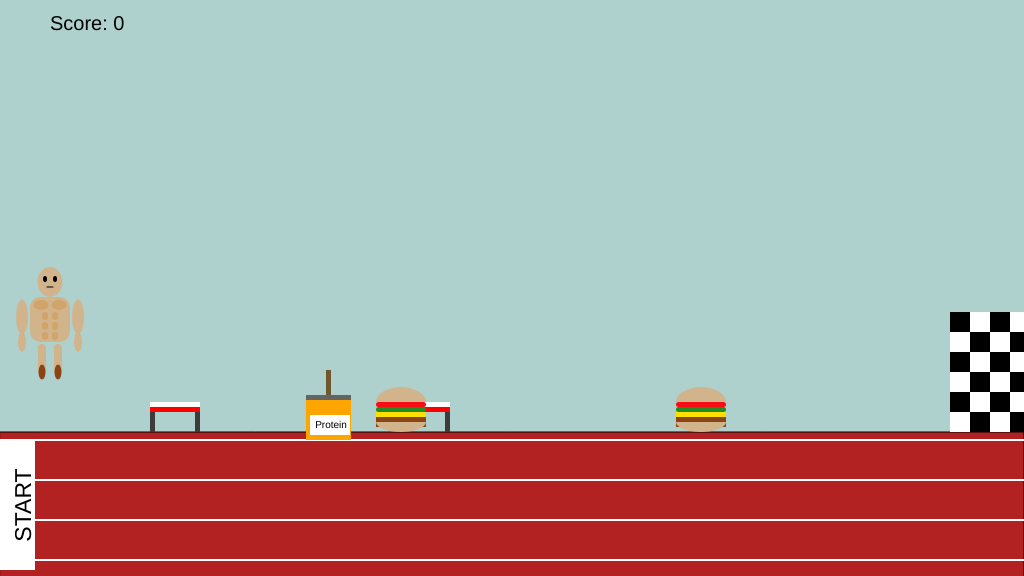
Frame 1 (no input)
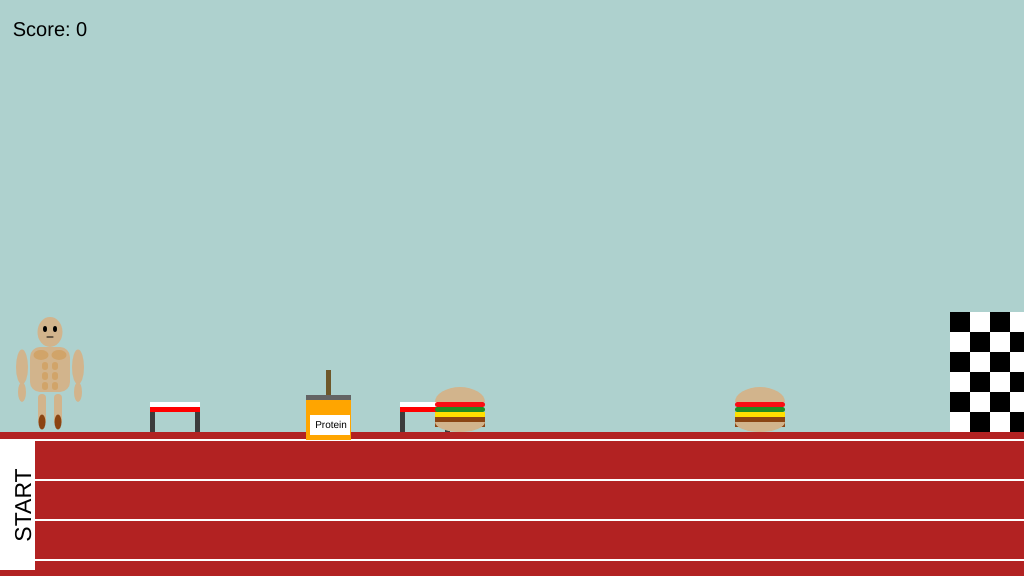
Frame 60 (no input)
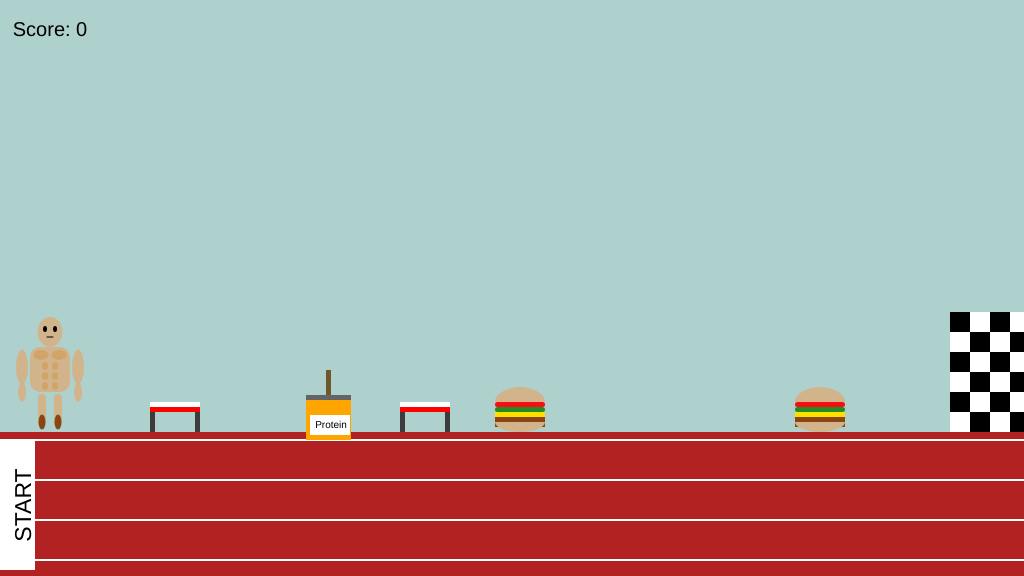
Frame 120 (the mouse pressed at the canvas centre since frame 60)

The p5.js sketch that drew these frames (run headless with seeded random() and noise() and a simulated clock; from frame 60 on, the mouse is pressed at the canvas centre):

// p5.js sketch
// ── sketch.js
//SYNTAX SISTERS - GAME BASED ON FITNESS AND WELLBEING

// Variables for the game
var athlete_x, athlete_y;
var RaceFloor;
var moveLeft = false, moveRight = false;
var protein_Shakes, burger, hurdles;
var score, lifeCount;
var speed = 0;
var maxSpeed = 5;
var friction = 0.9;
var EndLine_x = 950;
var level = 1;  // Game would start at level 1

// Setup function to start the game logic
function setup()
{
    createCanvas(1024, 576);
    RaceFloor = height * 3 / 4;
    lifeCount = 3;
    startGame();
}

// Draw function for my game
function draw()
{
    if (level === 1)
    {
        background(174, 209, 206);  // Day sky for level 1
    } else if (level === 2)
    {
        background(20, 24, 82);  // Night sky for level 2
    }

    //drawing the track
    drawTrack();

    // Display the score of the gamei
    drawScore();

    // Draw the athlete
    drawAthlete();

    // Draw the finishing line
    drawFinishLine();

    // Draw the hurdles on the track
    for (let i = 0; i < hurdles.length; i++)
    {
        hurdles[i].draw();
    }

    // Check and draw the protein shake to be collected 
    for (let i = 0; i < protein_Shakes.length; i++)
    {
        checkprotein_Shake(protein_Shakes[i]);
        drawprotein_Shake(protein_Shakes[i]);
    }

    // Draw each enemy and check for Impact
    for (let i = 0; i < burger.length; i++)
    {
        burger[i].draw();
        var isContact = burger[i].checkContact(athlete_x, athlete_y);
        if (isContact)
        {
            if (lifeCount > 0)
            {
                lifeCount--;
                startGame();  // Restart game after Impact
                break;
            }
        }
    }

    // Check for game over logic
    if (lifeCount < 1)
    {
        fill(255, 0, 0);
        textSize(40);
        textAlign(CENTER);
        text("Game over. Press space to restart the race.", width / 2, height / 2);
        if (keyIsPressed && keyCode === 32)
        {
            setup();
            startGame();
        }
        return;
    }

    // Move to level 2 when the finish line is reached (from level 1)
    if (athlete_x >= EndLine_x)
    {
        if (level === 1)
        {
            level = 2;  // Proceed to level 2
            startLevel2();
        } else
        {
            fill(0, 255, 0);
            textSize(40);
            textAlign(CENTER, CENTER);
            text("Congratulations, you finished the game!", width / 2, height / 2);
            noLoop();  // End the game when level 2 is completed
        }
        return;
    }

    // Check if the athlete is on a hurdle
    var isOnHurdle = false;
    for (let i = 0; i < hurdles.length; i++)
    {
        if (hurdles[i].checkImpact(athlete_x, athlete_y))
        {
            isOnHurdle = true;
            break;
        }
    }
    //START CODE - CODE REFERENCE TAKEN BY AARON YEO - FROM COURSERA NOTES ITP1 
    // Apply gravity if athlete is not on a hurdle
    if (!isOnHurdle && athlete_y < RaceFloor)
    {
        athlete_y += 5;
    } else if (athlete_y >= RaceFloor)
    {
    }
    //END CODE - CODE REFERENCE TAKEN BY AARON YEO - FROM COURSERA NOTES ITP1 

    // Control athlete's horizontal movement with speed and friction
    if (moveLeft) speed = max(-maxSpeed, speed - 0.5);
    if (moveRight) speed = min(maxSpeed, speed + 0.5);
    athlete_x += speed;
    speed *= friction;
}


// Draw the athlete (main character)
function drawAthlete()
{
    const adjustedY = athlete_y - 30; // Position a bit higher from the ground

    // Head of the athlete
    fill(210, 180, 140);
    ellipse(athlete_x, adjustedY - 70, 25, 30);

    // Eyes of the athlete
    fill(0);
    ellipse(athlete_x - 5, adjustedY - 73, 4, 6);
    ellipse(athlete_x + 5, adjustedY - 73, 4, 6);

    // Mouth of the athlete
    stroke(0);
    strokeWeight(1);
    line(athlete_x - 3, adjustedY - 65, athlete_x + 3, adjustedY - 65);

    // Torso of the athlete
    noStroke();
    fill(210, 180, 140);
    rect(athlete_x - 20, adjustedY - 55, 40, 45, 10);

    // Pecs of the athlete
    fill(209, 164, 105);
    ellipse(athlete_x - 9, adjustedY - 47, 15, 10);
    ellipse(athlete_x + 9, adjustedY - 47, 15, 10);

    // Abs of the athlete
    absAthlete(athlete_x - 8, athlete_x + 2, adjustedY - 40, adjustedY - 30, adjustedY - 20, 6, 8, 3);

    // Arms of the athlete
    armsAthlete(athlete_x - 28, athlete_x + 28, adjustedY - 35, adjustedY - 10, 12, 35, 8, 20);

    // Legs of the athlete
    legsAthlete(athlete_x - 12, athlete_x + 4, athlete_x - 8, athlete_x + 8, adjustedY - 8, adjustedY + 20, 8, 30, 5, 7, 15);
}

//legs of the athlete
function legsAthlete(x1, x2, x3, x4, y1, y2, sizeA, sizeB, sizeC, sizeD, sizeE)
{
    rect(x1, y1, sizeA, sizeB, sizeC);
    rect(x2, y1, sizeA, sizeB, sizeC);
    fill(139, 69, 19);
    ellipse(x3, y2, sizeD, sizeE);
    ellipse(x4, y2, sizeD, sizeE);
}

//arms of the athlete
function armsAthlete(x1, x2, y1, y2, sizeA, sizeB, sizeC, sizeD)
{
    fill(210, 180, 140);
    ellipse(x1, y1, sizeA, sizeB);
    ellipse(x2, y1, sizeA, sizeB);
    ellipse(x1, y2, sizeC, sizeD);
    ellipse(x2, y2, sizeC, sizeD);
}

//abs of the athlete
function absAthlete(x1, x2, y1, y2, y3, sizeX, sizeY, abs)
{
    rect(x1, y1, sizeX, sizeY, abs);
    rect(x2, y1, sizeX, sizeY, abs);
    rect(x1, y2, sizeX, sizeY, abs);
    rect(x2, y2, sizeX, sizeY, abs);
    rect(x1, y3, sizeX, sizeY, abs);
    rect(x2, y3, sizeX, sizeY, abs);
}

//draw the track
function drawTrack()
{
    // Draw the ground area for the track
    fill(178, 34, 34);
    rect(0, 432, 1024, 255);

    // Draw lane lines for track lanes
    stroke(255);
    strokeWeight(2);
    for (let i = 440; i < 576; i += 40)
    {
        line(0, i, width, i);
    }
    noStroke();

    // Draw start area
    fill(255);
    rect(0, 440, 35, 130);

    // Display start word text vertically in the start area
    push();
    translate(25, 505);
    rotate(-HALF_PI);
    fill(0);
    textSize(23);
    textAlign(CENTER, CENTER);
    text("START", 0, 0);
    pop();
}

// Draw the static finish line with a checkered pattern
function drawFinishLine()
{
    let size = 20;
    let numRows = 6;
    let numCols = Math.ceil(130 / size);

    for (var r = 0; r < numRows; r++)
    {
        for (var c = 0; c < numCols; c++)
        {
            if ((r + c) % 2 === 0)
            {
                fill(0);
            }
            else
            {
                fill(255);
            }
            let x = EndLine_x + c * size;
            let y = RaceFloor - (numRows - r) * size;
            rect(x, y, size, size);
        }
    }
}

//START CODE - CODE REFERENCE TAKEN BY AARON YEO - FROM COURSERA NOTES ITP1 
// Control key behavior for movement
function keyPressed()
{
    // Left arrow code 
    if (keyCode === 37) moveLeft = true;
    // Right arrow code
    else if (keyCode === 39) moveRight = true;
    // Up arrow for jump
    if (keyCode === 38) athlete_y -= 120;
}

// Stop movement when keys are released
function keyReleased()
{
    if (keyCode === 37) moveLeft = false;
    else if (keyCode === 39) moveRight = false;
}
//END CODE - CODE REFERENCE TAKEN BY AARON YEO - FROM COURSERA NOTES ITP1 

// Initialise or reset game state for level 1
function startGame()
{
    level = 1;
    athlete_x = 50;
    athlete_y = RaceFloor - 50;

    score = 0;
    burger = [new Enemy(700, RaceFloor - 10, 200), new Enemy(400, RaceFloor - 10, 200)];
    protein_Shakes = [{ x: 316, y: 430, isCollected: false }];
    hurdles = [createHurdle(150, 50), createHurdle(400, 50)];

    moveLeft = moveRight = false;
    speed = 0;
}

// Initialise or reset game state to proceed to level 2
function startLevel2()
{
    athlete_x = 50;
    athlete_y = RaceFloor - 50;
    score = 0;
    speed = 0;
    moveLeft = false;
    moveRight = false;

    //place enemies for level 2
    burger = [
        new Enemy(750, RaceFloor - 10, 150),
        new Enemy(500, RaceFloor - 10, 200)
    ];

    //place protein shakes for level 2
    protein_Shakes = [
        { x: 400, y: 430, isCollected: false },
        { x: 600, y: 430, isCollected: false }
    ];
    //place hurdles for level 2
    hurdles = [
        createHurdle(250, 50),
        createHurdle(500, 50),
        createHurdle(750, 50)
    ];
}

// Display current score
function drawScore()
{
    fill(0);
    noStroke();
    textSize(20);
    text("Score: " + score, 50, 30);
}

// Check if the protein is collected and increase score (if true)
function checkprotein_Shake(protein_Shake)
{
    if (!protein_Shake.isCollected && dist(athlete_x, athlete_y, protein_Shake.x, protein_Shake.y) < 20)
    {
        protein_Shake.isCollected = true;
        score += 1;
    }
}

// Draw each protein shake
function drawprotein_Shake(protein_Shake)
{
    if (!protein_Shake.isCollected)
    {
        // Straw for protein shake 
        fill(110, 87, 42);
        rect(protein_Shake.x + 10, protein_Shake.y - 60, 5, 25);

        fill(255, 165, 0);
        rect(protein_Shake.x - 10, protein_Shake.y - 30, 45, 40);

        fill(100);
        rect(protein_Shake.x - 10, protein_Shake.y - 35, 45, 5);

        fill(255);
        rect(protein_Shake.x - 6, protein_Shake.y - 15, 40, 20);

        fill(0);
        textSize(10);
        textAlign(CENTER, CENTER);
        text("Protein", protein_Shake.x + 15, protein_Shake.y - 5);
    }
}

// Create a hurdle object
function createHurdle(x, width)
{
    let hurdle = {
        x: x,
        y: RaceFloor,
        width: width,
        height: 30,

        draw: function ()
        {
            //draw side posts
            fill(60);
            rect(this.x, this.y - this.height, 5, this.height);
            rect(this.x + this.width - 5, this.y - this.height, 5, this.height);

            //draw top bar
            fill(255);
            rect(this.x, this.y - this.height, this.width, 5);

            //draw red line on top bar
            fill(255, 0, 0);
            rect(this.x, this.y - this.height + 5, this.width, 5);
        },

        //function to check if the athlete hits the hurdle
        checkImpact: function (athleteX, athleteY)
        {
            if (athleteX > this.x - 20 && athleteX < this.x + this.width + 20 && athleteY >= this.y - this.height)
            {
                return true;
            }
            return false;
        }
    };

    return hurdle;
}

// Burger enemy object (burger) 
function Enemy(x, y, range)
{
    this.x = x;
    this.y = y;
    this.range = range;
    this.currentX = x;
    this.inc = 1;

    this.update = function ()
    {
        this.currentX += this.inc;
        if (this.currentX >= this.x + this.range || this.currentX < this.x)
        {
            this.inc *= -1; //to reverse the direction
        }
    };

    this.draw = function ()
    {
        this.update();

        fill(210, 180, 140);
        arc(this.currentX, this.y - 20, 50, 30, PI, TWO_PI, CHORD);

        fill(250, 12, 20);
        rect(this.currentX - 25, this.y - 20, 50, 5, 5);

        fill(34, 139, 34);
        rect(this.currentX - 25, this.y - 15, 50, 5, 5);

        fill(255, 223, 0);
        rect(this.currentX - 25, this.y - 10, 50, 5);

        fill(139, 69, 19);
        rect(this.currentX - 25, this.y - 5, 50, 10);

        fill(210, 180, 140);
        arc(this.currentX, this.y, 50, 20, 0, PI, CHORD);
    };

    this.checkContact = function (gc_x, gc_y)
    {
        let distance = dist(gc_x, gc_y, this.currentX, this.y);
        return distance < 20;
    };
}

// ── athlete.js
//SYNTAX SISTERS - GAME BASED ON FITNESS AND WELLBEING

// Variables for the game
var athlete_x, athlete_y;
var RaceFloor;
var moveLeft = false, moveRight = false;
var protein_Shakes, burger, hurdles;
var score, lifeCount;
var speed = 0;   
var maxSpeed = 5;       
var friction = 0.9;     
var EndLine_x = 950;  
var level = 1;  // Game would start at level 1
var haveSun = true; //flag for the sun


// Setup function to start the game logic
function setup() {
    createCanvas(1024, 576);
    RaceFloor = height * 3 / 4;
    lifeCount = 3;
    startGame();

    clouds_xPos = [200, 700, 1200];
}

// Draw function for my game
function draw() {
    if (level === 1) {
        background(174, 209, 206);  // Day sky for level 1
    } else if (level === 2) {
        background(20, 24, 82);  // Night sky for level 2
    }

    // Ground lane
    fill(178, 34, 34);
    rect(0, 432, 1024, 255);

    // Track lanes
    stroke(255);
    strokeWeight(2);
    for (let i = 440; i < 576; i += 40) {
        line(0, i, width, i);
    }
    noStroke();

    if(athlete_x === 50 && athlete_y === 50){
        fill(255, 191, 0);
        textsize(50);
        text("Welcome!", 300, 100);
    }
    

    // Draw start area
    fill(255);
    rect(0, 440, 35, 130);

    // Display start word text vertically in the start area
    push();
    translate(25, 505);
    rotate(-HALF_PI);
    fill(0);
    textSize(23);
    textAlign(CENTER, CENTER);
    text("START", 0, 0);
    pop();

    // Display the score of the gamei
    drawScore();  
    
    // Draw the athlete
    drawAthlete();

    // Draw the finishing line
    drawFinishLine();

    //draw the sun
    sun(350, 100, 20, 70, 20, 70);
    
    //draw clouds
    drawClouds(150);
    
    // Draw the hurdles on the track
    for (let i = 0; i < hurdles.length; i++) {
        hurdles[i].draw();
    }

    // Code for the protein shake to be collected 
    for (let i = 0; i < protein_Shakes.length; i++) {
        checkprotein_Shake(protein_Shakes[i]);
        drawprotein_Shake(protein_Shakes[i]);
    }

    // Enemy checking for impact
    for (let i = 0; i < burger.length; i++) {
        burger[i].draw();
        var isContact = burger[i].checkContact(athlete_x, athlete_y);
        if (isContact) {
            if (lifeCount > 0) {
                lifeCount--;
                //Restart the game (call the function)
                startGame();  
                break;
            }
        }
    }

    // REFERENCED FROM AROON'S YEO CODE (number of lifes) 
    if (lifeCount < 1) {
        fill(255, 0, 0);
        textSize(40);
        textAlign(CENTER);
        text("YOU DIED! Press SPACE to restart the dash.", width / 2, height / 2);
        if (keyIsPressed && keyCode === 32) {
            setup();
            startGame();
        }
        return;
    }

    // Move to level 2 when the finish line is reached (from level 1)
    if (athlete_x >= EndLine_x) {
        if (level === 1) {
            level = 2;  // Proceed to level 2
            startLevel2();
        } else {
            fill(0, 255, 0);
            textSize(40);
            textAlign(CENTER, CENTER);
            text("Congrats, you completed the dash!", width / 2, height / 2);
            noLoop();  // End the game when level 2 is completed
        }
        return;
    }
    //END OF REFERENCE CODE 
    
    // Checking if the athlete is on a hurdle
    var isOnHurdle = false;
    for (let i = 0; i < hurdles.length; i++) {
        if (hurdles[i].checkImpact(athlete_x, athlete_y)) {
            isOnHurdle = true;
            break;
        }
    }
    
//START CODE - CODE REFERENCE TAKEN BY AARON YEO - FROM COURSERA NOTES ITP1 
    // Apply gravity if athlete is not on a hurdle
    if (!isOnHurdle && athlete_y < RaceFloor) {
        athlete_y += 5;
    } else if (athlete_y >= RaceFloor) {
    }
//END CODE - CODE REFERENCE TAKEN BY AARON YEO - FROM COURSERA NOTES ITP1 
    
    // Control athlete's horizontal movement with speed and friction
    if (moveLeft) speed = max(-maxSpeed, speed - 0.5);
    if (moveRight) speed = min(maxSpeed, speed + 0.5);
    athlete_x += speed;
    speed *= friction;
}


// Draw the athlete (main character)
function drawAthlete() {
    const adjustedY = athlete_y - 30; //Position of the athelte is a bit higher from the ground

    // Head of the athlete
    fill(210, 180, 140);
    ellipse(athlete_x, adjustedY - 70, 25, 30);

// Eyes of the athlete
    fill(0);
    ellipse(athlete_x - 5, adjustedY - 73, 4, 6);
    ellipse(athlete_x + 5, adjustedY - 73, 4, 6);

    // Mouth of the athlete
    stroke(0);
    strokeWeight(1);
    line(athlete_x - 3, adjustedY - 65, athlete_x + 3, adjustedY - 65);

    // Torso of the athlete
    noStroke();
    fill(210, 180, 140);
    rect(athlete_x - 20, adjustedY - 55, 40, 45, 10);

    // Pecs of the athlete
    fill(209, 164, 105);
    ellipse(athlete_x - 9, adjustedY - 47, 15, 10);
    ellipse(athlete_x + 9, adjustedY - 47, 15, 10);

    // Abs of the athlete
    absAthlete(athlete_x - 8, athlete_x + 2, adjustedY - 40, adjustedY - 30, adjustedY - 20, 6, 8, 3);

    // Arms of the athlete
    armsAthlete(athlete_x - 28, athlete_x + 28, adjustedY - 35, adjustedY - 10, 12, 35, 8, 20);

    // Legs of the athlete
    legsAthlete(athlete_x - 12, athlete_x + 4, athlete_x - 8, athlete_x + 8, adjustedY - 8, adjustedY + 20, 8, 30, 5, 7, 15);
}

//legs of the athlete
function legsAthlete(x1, x2, x3, x4, y1, y2, sizeA, sizeB, sizeC, sizeD, sizeE){
    rect(x1, y1, sizeA, sizeB, sizeC);
    rect(x2, y1, sizeA, sizeB, sizeC);
    fill(139, 69, 19);
    ellipse(x3, y2, sizeD, sizeE);
    ellipse(x4, y2, sizeD, sizeE);
}

//arms of the athlete
function armsAthlete(x1, x2, y1, y2, sizeA, sizeB, sizeC, sizeD){
    fill(210, 180, 140);
    ellipse(x1, y1, sizeA, sizeB);
    ellipse(x2, y1, sizeA, sizeB);
    ellipse(x1, y2, sizeC, sizeD);
    ellipse(x2, y2, sizeC, sizeD);
}

//abs of the athlete
function absAthlete(x1, x2, y1, y2, y3, sizeX, sizeY, abs){
    rect(x1, y1, sizeX, sizeY, abs);
    rect(x2, y1, sizeX, sizeY, abs);
    rect(x1, y2, sizeX, sizeY, abs);
    rect(x2, y2, sizeX, sizeY, abs);
    rect(x1, y3, sizeX, sizeY, abs);
    rect(x2, y3, sizeX, sizeY, abs);
}

// Draw the static finish line with a squared pattern
function drawFinishLine() {
    let squareSize = 20;
    let rows = 6;
    let cols = Math.ceil(130 / squareSize);

    for (let row = 0; row < rows; row++) {
        for (let col = 0; col < cols; col++) {
            fill((row + col) % 2 === 0 ? 0 : 255);
            rect(EndLine_x + col * squareSize, RaceFloor - (rows - row) * squareSize, squareSize, squareSize);
        }
    }
}

//START CODE - CODE REFERENCE TAKEN BY AARON YEO - FROM COURSERA NOTES ITP1 
// Control key behavior for movement
function keyPressed() {
    // Left arrow code 
    if (keyCode === 37) moveLeft = true; 
    // Right arrow code
    else if (keyCode === 39) moveRight = true;  
    // Up arrow for jump
    if (keyCode === 38) athlete_y -= 120;  
}

// Stop movement when keys are released
function keyReleased() {
    if (keyCode === 37) moveLeft = false;
    else if (keyCode === 39) moveRight = false;
}
//END CODE - CODE REFERENCE TAKEN BY AARON YEO - FROM COURSERA NOTES ITP1 

// Initialise or reset game state for level 1
function startGame() {
    level = 1;
    athlete_x = 50;
    athlete_y = RaceFloor - 50; 
    score = 0;
    burger = [new Enemy(700, RaceFloor - 10, 200), new Enemy(400, RaceFloor - 10, 200)];
    protein_Shakes = [{ x: 316, y: 430, isCollected: false }];
    hurdles = [createHurdle(150, 50), createHurdle(400, 50)];

    moveLeft = moveRight = false;
    speed = 0;
}

// Reset the game state to proceed to level 2
function startLevel2() {
    athlete_x = 50;
    athlete_y = RaceFloor - 50; 
    score = 0;
    burger = [new Enemy(750, RaceFloor - 10, 150), new Enemy(500, RaceFloor - 10, 200)]; // Modified positions for level 2
    protein_Shakes = [{ x: 600, y: 430, isCollected: false }, {x:260 , y:380 , isCollected: false}];
    hurdles = [createHurdle(250, 50), createHurdle(500, 50), createHurdle(750, 50)]; // Additional hurdle for level 2
    moveLeft = moveRight = false;
    speed = 0;
}

// Display the current score
function drawScore() {
    fill(0);
    noStroke();
    textSize(20);
    text("Score: " + score, 50, 30);
}

// Check if the protein is collected and increase score (if true)
function checkprotein_Shake(protein_Shake) {
    if (!protein_Shake.isCollected && dist(athlete_x, athlete_y, protein_Shake.x, protein_Shake.y) < 20) {
        protein_Shake.isCollected = true;
        score += 1;
    }
}

// Draw the protein shakes
function drawprotein_Shake(protein_Shake) {
    if (!protein_Shake.isCollected) {
        // Straw for protein shake 
        fill(110, 87, 42);
        rect(protein_Shake.x + 10, protein_Shake.y - 60, 5, 25);
        
        fill(255, 165, 0);
        rect(protein_Shake.x - 10, protein_Shake.y - 30, 45, 40);

        fill(100);
        rect(protein_Shake.x - 10, protein_Shake.y - 35, 45, 5);

        fill(255);
        rect(protein_Shake.x - 6, protein_Shake.y - 15, 40, 20);

        fill(0);
        textSize(10);
        textAlign(CENTER, CENTER);
        text("Protein", protein_Shake.x + 15, protein_Shake.y - 5);
    }
}
//Code for the sun 
function sun(x, y, sizeA, sizeB, sizeC, sizeD){
    haveSun = true;
    fill(random(200, 255), 255, 0);
    ellipse(x, y, random(sizeA, sizeB), random(sizeC, sizeD));
    
}

// Code for the hurdle object
function createHurdle(x, width) {
    return {
        x: x,
        y: RaceFloor,
        width: width,
        height: 30,

        draw: function () {
            fill(60);
            rect(this.x, this.y - this.height, 5, this.height);
            rect(this.x + this.width - 5, this.y - this.height, 5, this.height);

            fill(255);
            rect(this.x, this.y - this.height, this.width, 5);

            fill(255, 0, 0);
            rect(this.x, this.y - this.height + 5, this.width, 5);
        },

        checkImpact: function (athleteX, athleteY) {
            if (
                athleteX + 20 > this.x &&
                athleteX - 20 < this.x + this.width &&
                athleteY >= this.y - this.height
            ) {
                if (athleteX < this.x) {
                    athlete_x = this.x - 20;
                } else if (athleteX > this.x + this.width) {
                    athlete_x = this.x + this.width + 20;
                }
                return true;
            }
            return false;
        }
    };
}

// Code for the burger constructor 
function Enemy(x, y, range) {
    this.x = x;
    this.y = y;
    this.range = range;
    this.currentX = x;
    this.inc = 1;
    this.openMouth = true;

    this.update = function () {
        this.currentX += this.inc;
        if (this.currentX >= this.x + this.range) this.inc = -1;
        else if (this.currentX < this.x) this.inc = 1;
        
        this.openMouth = !this.openMouth;
    };

    this.draw = function () {
        this.update();

        fill(210, 180, 140);
        arc(this.currentX, this.y - 20, 50, 30, PI, TWO_PI, CHORD);
        
        fill(250, 12, 20);
        rect(this.currentX - 25, this.y - 20, 50, 5, 5);
        
        fill(34, 139, 34);
        rect(this.currentX - 25, this.y - 15, 50, 5, 5);

        fill(255, 223, 0);
        rect(this.currentX - 25, this.y - 10, 50, 5);

        fill(139, 69, 19);
        rect(this.currentX - 25, this.y - 5, 50, 10);

        fill(210, 180, 140);
        arc(this.currentX, this.y, 50, 20, 0, PI, CHORD);
    };

    this.checkContact = function (gc_x, gc_y) {
        return dist(gc_x, gc_y, this.currentX, this.y) < 20;
    };
}

//Code to draw the clouds of the game
function drawClouds(y){
    for(var i = 0; i < clouds_xPos.length; i++){
        fill(255);
        ellipse(clouds_xPos[i] + 20, y, 90, 50);
        ellipse(clouds_xPos[i] + 50, y, 90, 40);
        ellipse(clouds_xPos[i] - 30, y, 90, 40);

        fill(220, 200, 220);
        ellipse(clouds_xPos[i] + 70, y + 60, 90, 50);
        ellipse(clouds_xPos[i] + 90, y + 60, 90, 40);
        ellipse(clouds_xPos[i] + 60, y + 60, 90, 40);

        fill(176, 80, 100);
        ellipse(clouds_xPos[i] + 370, y - 70, 120, 50);
        ellipse(clouds_xPos[i] + 360, y - 70, 120, 60);
        ellipse(clouds_xPos[i] + 300, y - 70, 120, 40);
        
    }
    
}
